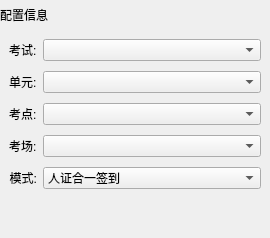
       <widget class="QWidget" name="widget" native="true">
        <property name="sizePolicy">
         <sizepolicy hsizetype="Fixed" vsizetype="Preferred">
          <horstretch>0</horstretch>
          <verstretch>0</verstretch>
         </sizepolicy>
        </property>
        <property name="minimumSize">
         <size>
          <width>270</width>
          <height>0</height>
         </size>
        </property>
        <property name="class" stdset="0">
         <string>Container</string>
        </property>
        <layout class="QVBoxLayout" name="verticalLayout">
         <property name="spacing">
          <number>0</number>
         </property>
         <property name="leftMargin">
          <number>0</number>
         </property>
         <property name="topMargin">
          <number>0</number>
         </property>
         <property name="rightMargin">
          <number>0</number>
         </property>
         <property name="bottomMargin">
          <number>0</number>
         </property>
         <item>
          <widget class="QWidget" name="widget_7" native="true">
           <property name="class" stdset="0">
            <string>ContainerTitlebar</string>
           </property>
           <layout class="QGridLayout" name="gridLayout_7">
            <property name="leftMargin">
             <number>0</number>
            </property>
            <property name="topMargin">
             <number>0</number>
            </property>
            <property name="rightMargin">
             <number>0</number>
            </property>
            <property name="bottomMargin">
             <number>0</number>
            </property>
            <property name="horizontalSpacing">
             <number>10</number>
            </property>
            <item row="0" column="0">
             <widget class="QLabel" name="settingsLabel">
              <property name="minimumSize">
               <size>
                <width>40</width>
                <height>30</height>
               </size>
              </property>
              <property name="maximumSize">
               <size>
                <width>400</width>
                <height>30</height>
               </size>
              </property>
              <property name="text">
               <string>配置信息</string>
              </property>
              <property name="class" stdset="0">
               <string>TitleIcon</string>
              </property>
             </widget>
            </item>
           </layout>
          </widget>
         </item>
         <item>
          <widget class="QWidget" name="widget_8" native="true">
           <property name="class" stdset="0">
            <string>ContainerContentWidget</string>
           </property>
           <layout class="QGridLayout" name="gridLayout_13">
            <property name="topMargin">
             <number>9</number>
            </property>
            <property name="verticalSpacing">
             <number>10</number>
            </property>
            <item row="3" column="1">
             <widget class="QComboBox" name="roomComboBox"/>
            </item>
            <item row="5" column="1">
             <spacer name="verticalSpacer">
              <property name="orientation">
               <enum>Qt::Vertical</enum>
              </property>
              <property name="sizeHint" stdset="0">
               <size>
                <width>20</width>
                <height>40</height>
               </size>
              </property>
             </spacer>
            </item>
            <item row="1" column="0">
             <widget class="QLabel" name="label_13">
              <property name="sizePolicy">
               <sizepolicy hsizetype="Maximum" vsizetype="Preferred">
                <horstretch>0</horstretch>
                <verstretch>0</verstretch>
               </sizepolicy>
              </property>
              <property name="text">
               <string>单元:</string>
              </property>
              <property name="class" stdset="0">
               <string>Info</string>
              </property>
             </widget>
            </item>
            <item row="2" column="0">
             <widget class="QLabel" name="label_14">
              <property name="text">
               <string>考点:</string>
              </property>
              <property name="class" stdset="0">
               <string>Info</string>
              </property>
             </widget>
            </item>
            <item row="1" column="1">
             <widget class="QComboBox" name="unitComboBox"/>
            </item>
            <item row="3" column="0">
             <widget class="QLabel" name="label_15">
              <property name="text">
               <string>考场:</string>
              </property>
              <property name="class" stdset="0">
               <string>Info</string>
              </property>
             </widget>
            </item>
            <item row="2" column="1">
             <widget class="QComboBox" name="siteComboBox"/>
            </item>
            <item row="4" column="0">
             <widget class="QLabel" name="label">
              <property name="text">
               <string>模式:</string>
              </property>
              <property name="alignment">
               <set>Qt::AlignRight|Qt::AlignTrailing|Qt::AlignVCenter</set>
              </property>
              <property name="class" stdset="0">
               <string>Info</string>
              </property>
             </widget>
            </item>
            <item row="4" column="1">
             <widget class="QComboBox" name="signInModeComboBox">
              <item>
               <property name="text">
                <string>人证合一签到</string>
               </property>
              </item>
              <item>
               <property name="text">
                <string>身份证签到</string>
               </property>
              </item>
             </widget>
            </item>
            <item row="0" column="0">
             <widget class="QLabel" name="label_19">
              <property name="sizePolicy">
               <sizepolicy hsizetype="Maximum" vsizetype="Preferred">
                <horstretch>0</horstretch>
                <verstretch>0</verstretch>
               </sizepolicy>
              </property>
              <property name="text">
               <string>考试:</string>
              </property>
              <property name="class" stdset="0">
               <string>Info</string>
              </property>
             </widget>
            </item>
            <item row="0" column="1">
             <widget class="QComboBox" name="examComboBox"/>
            </item>
           </layout>
          </widget>
         </item>
        </layout>
       </widget>
